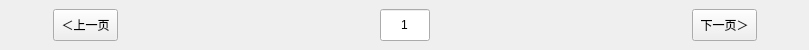
<?xml version="1.0" encoding="UTF-8"?>
<ui version="4.0">
 <class>Form</class>
 <widget class="QWidget" name="Form">
  <property name="geometry">
   <rect>
    <x>0</x>
    <y>0</y>
    <width>809</width>
    <height>50</height>
   </rect>
  </property>
  <property name="sizePolicy">
   <sizepolicy hsizetype="MinimumExpanding" vsizetype="Preferred">
    <horstretch>0</horstretch>
    <verstretch>0</verstretch>
   </sizepolicy>
  </property>
  <property name="minimumSize">
   <size>
    <width>0</width>
    <height>50</height>
   </size>
  </property>
  <property name="maximumSize">
   <size>
    <width>16777215</width>
    <height>60</height>
   </size>
  </property>
  <property name="windowTitle">
   <string>Form</string>
  </property>
  <layout class="QHBoxLayout" name="horizontalLayout">
   <property name="spacing">
    <number>6</number>
   </property>
   <property name="leftMargin">
    <number>9</number>
   </property>
   <property name="topMargin">
    <number>9</number>
   </property>
   <property name="rightMargin">
    <number>9</number>
   </property>
   <property name="bottomMargin">
    <number>9</number>
   </property>
   <item>
    <spacer name="horizontalSpacer_2">
     <property name="orientation">
      <enum>Qt::Horizontal</enum>
     </property>
     <property name="sizeHint" stdset="0">
      <size>
       <width>40</width>
       <height>20</height>
      </size>
     </property>
    </spacer>
   </item>
   <item>
    <widget class="QPushButton" name="btnPrevPage">
     <property name="sizePolicy">
      <sizepolicy hsizetype="Minimum" vsizetype="MinimumExpanding">
       <horstretch>0</horstretch>
       <verstretch>0</verstretch>
      </sizepolicy>
     </property>
     <property name="minimumSize">
      <size>
       <width>0</width>
       <height>0</height>
      </size>
     </property>
     <property name="maximumSize">
      <size>
       <width>65</width>
       <height>16777215</height>
      </size>
     </property>
     <property name="text">
      <string>＜上一页</string>
     </property>
    </widget>
   </item>
   <item>
    <widget class="QWidget" name="afterPages" native="true">
     <property name="minimumSize">
      <size>
       <width>250</width>
       <height>0</height>
      </size>
     </property>
     <property name="maximumSize">
      <size>
       <width>250</width>
       <height>50</height>
      </size>
     </property>
     <layout class="QHBoxLayout" name="lyBeforePages">
      <property name="spacing">
       <number>2</number>
      </property>
      <property name="leftMargin">
       <number>0</number>
      </property>
      <property name="topMargin">
       <number>0</number>
      </property>
      <property name="rightMargin">
       <number>0</number>
      </property>
      <property name="bottomMargin">
       <number>0</number>
      </property>
     </layout>
    </widget>
   </item>
   <item>
    <widget class="QLineEdit" name="edCurrentPage">
     <property name="minimumSize">
      <size>
       <width>0</width>
       <height>0</height>
      </size>
     </property>
     <property name="maximumSize">
      <size>
       <width>50</width>
       <height>60</height>
      </size>
     </property>
     <property name="text">
      <string>1</string>
     </property>
     <property name="alignment">
      <set>Qt::AlignCenter</set>
     </property>
    </widget>
   </item>
   <item>
    <widget class="QWidget" name="beforePages" native="true">
     <property name="minimumSize">
      <size>
       <width>250</width>
       <height>0</height>
      </size>
     </property>
     <property name="maximumSize">
      <size>
       <width>250</width>
       <height>50</height>
      </size>
     </property>
     <layout class="QHBoxLayout" name="lyAfterPages">
      <property name="leftMargin">
       <number>0</number>
      </property>
      <property name="topMargin">
       <number>0</number>
      </property>
      <property name="rightMargin">
       <number>0</number>
      </property>
      <property name="bottomMargin">
       <number>0</number>
      </property>
     </layout>
    </widget>
   </item>
   <item>
    <widget class="QPushButton" name="btnNextPage">
     <property name="sizePolicy">
      <sizepolicy hsizetype="Minimum" vsizetype="MinimumExpanding">
       <horstretch>0</horstretch>
       <verstretch>0</verstretch>
      </sizepolicy>
     </property>
     <property name="maximumSize">
      <size>
       <width>65</width>
       <height>16777215</height>
      </size>
     </property>
     <property name="text">
      <string>下一页＞</string>
     </property>
    </widget>
   </item>
   <item>
    <spacer name="horizontalSpacer">
     <property name="orientation">
      <enum>Qt::Horizontal</enum>
     </property>
     <property name="sizeHint" stdset="0">
      <size>
       <width>40</width>
       <height>20</height>
      </size>
     </property>
    </spacer>
   </item>
  </layout>
 </widget>
 <resources/>
 <connections/>
</ui>
